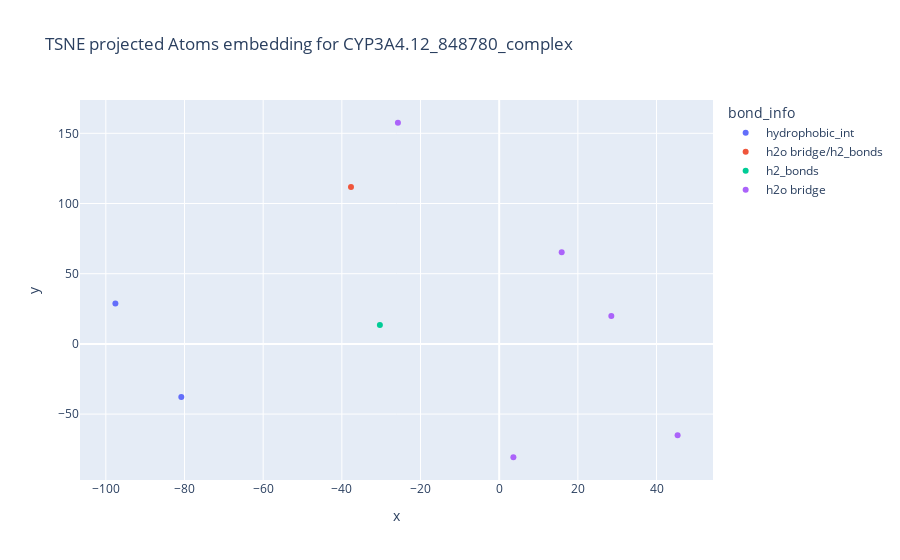

The notebook cell saved with this chart:
### Code cell
import plotly.express as px

tsne_fig = px.scatter(tsne_df_map['CYP3A4-T309V_6013_complex'], x="x", y="y", color="bond_info",
                title=f"TSNE projected Atoms embedding for {folder}")
tsne_fig.show()

### Figure 1 — Plotly figure (JSON) as saved in the notebook; plotly's stock layout.template omitted (floating-point values rounded to 4 significant figures)
{"data": [{"hoverlabel": {"namelength": 0}, "hovertemplate": "bond_info=hydrophobic_int<br>x=%{x}<br>y=%{y}", "legendgroup": "hydrophobic_int", "marker": {"color": "#636efa", "symbol": "circle"}, "mode": "markers", "name": "hydrophobic_int", "showlegend": true, "type": "scatter", "x": [-97.57, -80.81], "xaxis": "x", "y": [28.8, -37.79], "yaxis": "y"}, {"hoverlabel": {"namelength": 0}, "hovertemplate": "bond_info=h2o bridge/h2_bonds<br>x=%{x}<br>y=%{y}", "legendgroup": "h2o bridge/h2_bonds", "marker": {"color": "#EF553B", "symbol": "circle"}, "mode": "markers", "name": "h2o bridge/h2_bonds", "showlegend": true, "type": "scatter", "x": [-37.68], "xaxis": "x", "y": [111.8], "yaxis": "y"}, {"hoverlabel": {"namelength": 0}, "hovertemplate": "bond_info=h2_bonds<br>x=%{x}<br>y=%{y}", "legendgroup": "h2_bonds", "marker": {"color": "#00cc96", "symbol": "circle"}, "mode": "markers", "name": "h2_bonds", "showlegend": true, "type": "scatter", "x": [-30.33], "xaxis": "x", "y": [13.43], "yaxis": "y"}, {"hoverlabel": {"namelength": 0}, "hovertemplate": "bond_info=h2o bridge<br>x=%{x}<br>y=%{y}", "legendgroup": "h2o bridge", "marker": {"color": "#ab63fa", "symbol": "circle"}, "mode": "markers", "name": "h2o bridge", "showlegend": true, "type": "scatter", "x": [-25.75, 28.51, 3.61, 15.89, 45.35], "xaxis": "x", "y": [157.5, 19.88, -80.74, 65.25, -65.11], "yaxis": "y"}], "layout": {"legend": {"title": {"text": "bond_info"}, "tracegroupgap": 0}, "title": {"text": "TSNE projected Atoms embedding for CYP3A4.12_848780_complex"}, "xaxis": {"anchor": "y", "domain": [0, 1], "title": {"text": "x"}}, "yaxis": {"anchor": "x", "domain": [0, 1], "title": {"text": "y"}}}}
